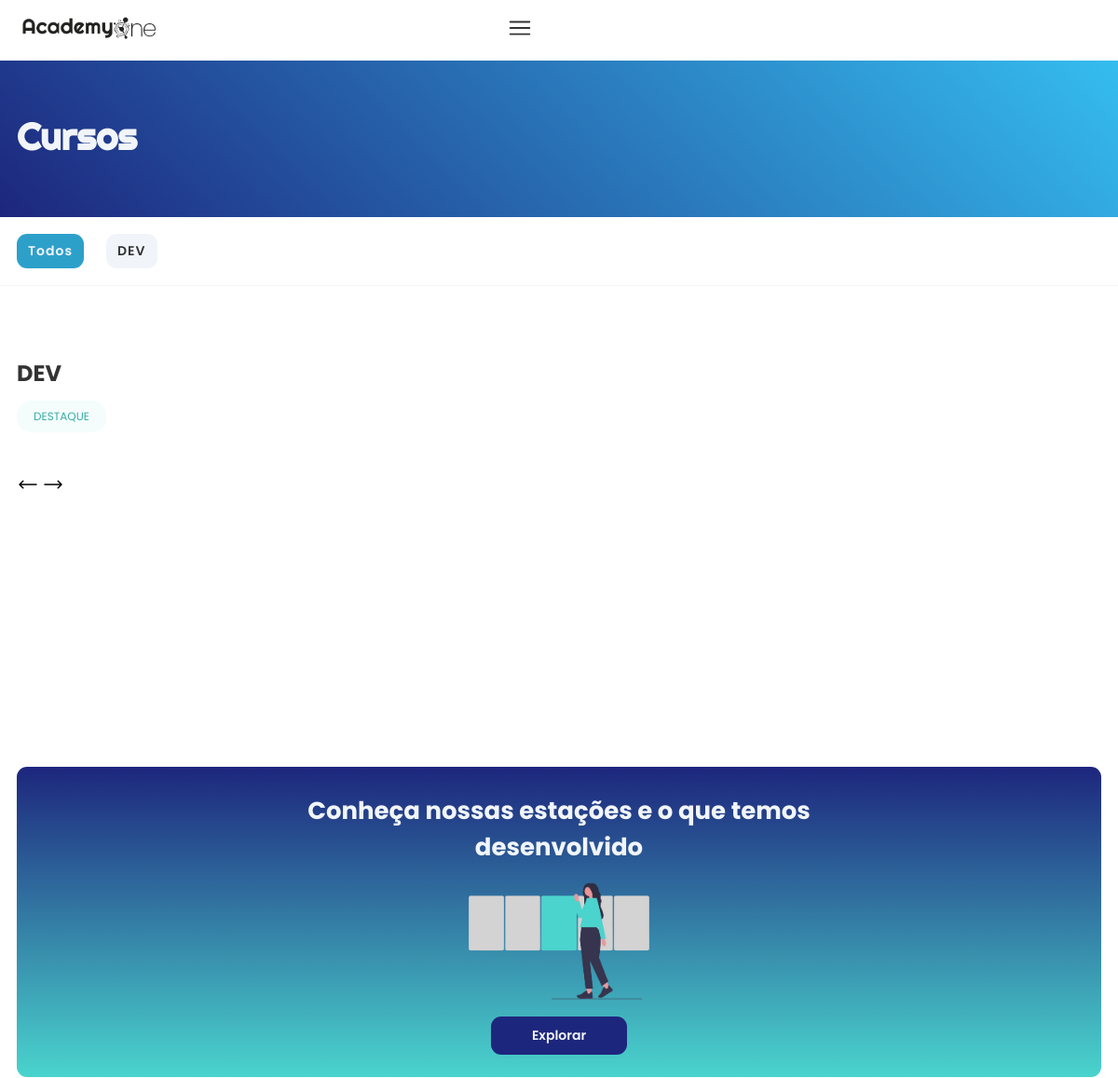
Page /estacoes/cursos/ (upper part) on the earlier database version.
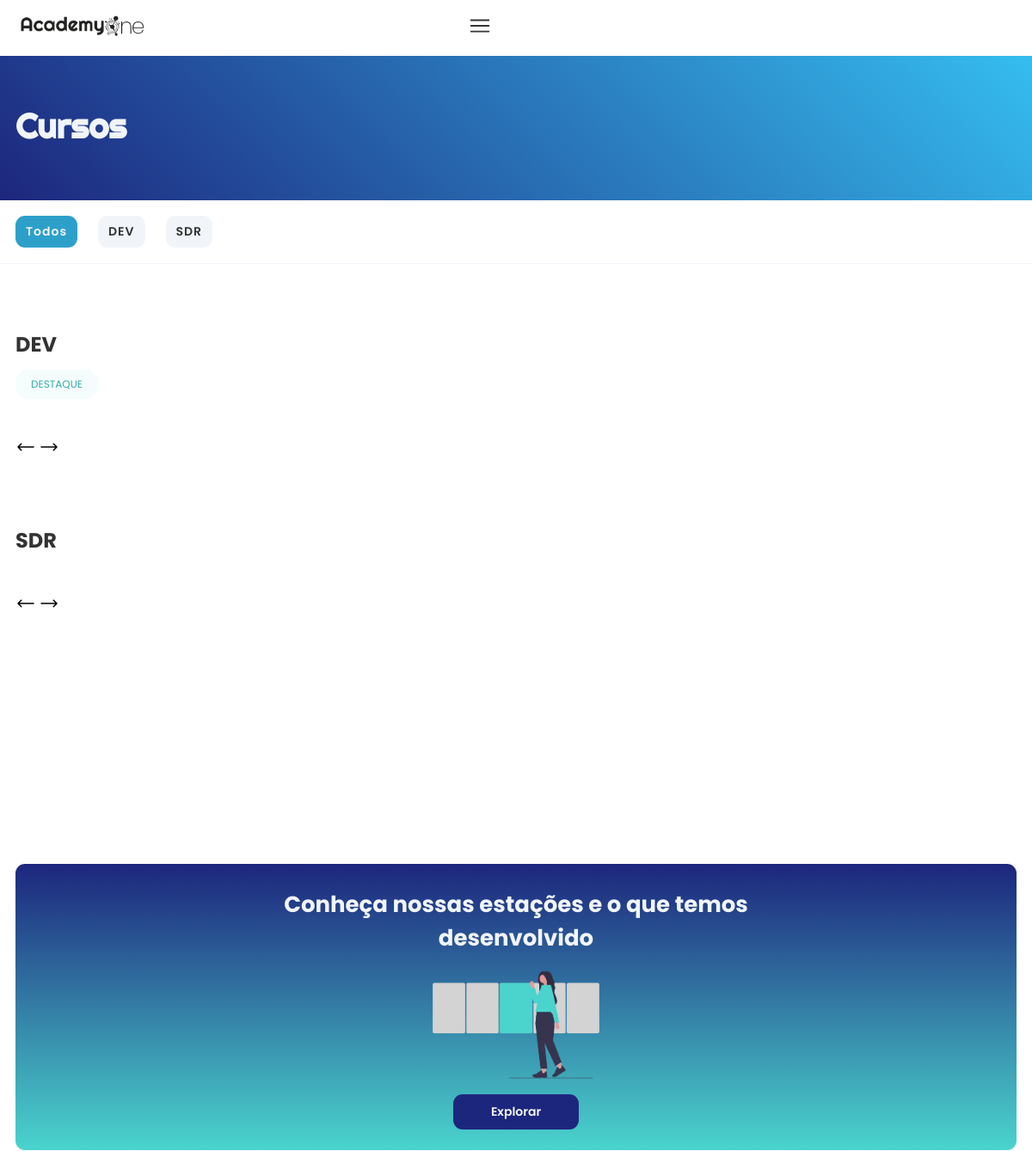
Same page on the later database version.
### estacoes/models.py (models this page shows)
class Estacao(models.Model):
    nome = models.CharField(max_length=100)
    descricao = models.TextField(blank=True, null=True)
    def __str__(self):
        return self.nome

### estacoes/views.py (the view)
# urls.py: path('cursos/', views.curso_list, name='curso_list'),
def cursos(request):
    vars_data = vars(request)
    infos = {}
    estacoes_tags = Estacao.objects.all()
    estacoes = Estacao.objects.all()
    infos['estacoes_tags'] = estacoes_tags
    infos['estacoes'] = estacoes
    print(infos)
    context = {**infos, **vars_data}
    if request.headers.get('x-requested-with') == 'XMLHttpRequest':
        return render(request, 'partials/cursos_list.html', context)
    return render(request, 'cursos.html', context)

### utils/uteis.py (called while the page is built)
def vars(request):
    variaveis = ('user_id', 'error_msg', 'email')
    infos = {}
    for var in variaveis:
        if var in request.session:
            infos[var] = request.session.get(var)
    if 'user_id' in request.session:
        usuario = Usuario.objects.get(id_usuario=infos['user_id'])
        infos['usuario'] = usuario
    infos['perfil'] = FotoPerfil.objects.all()
    return infos

### estacoes/templates/cursos.html (shortened to what this page needs)
{% extends 'base.html' %}
{% load static %}
{% block extra_css %}
    <link rel="stylesheet" href="{% static 'css/cursos.css' %}">
    <link rel="stylesheet" href="{% static 'css/estacoesQueries.css' %}">
{% endblock %}
{% block content %}
<section class="section--cursos">
    <div class="cursos-box">
        <div class="heading-container-wrapper">
            <div class="container heading-container">
                <h1 class="heading-primaria">Cursos</h1>
            </div>
        </div>
        <div class="estacoes-lista-wrapper">
            <ul class="estacoes-lista">
                <a class="estacao-link estacao-link-active" href="{% url 'estacoes:cursos' %}">
                    <li class="estacao-tab ">
                        Todos
                    </li>
                </a>
                {% for estacao_tag in estacoes_tags %}
                    <a class="estacao-link" href="{% url 'estacoes:curso' estacao_nome=estacao_tag.nome %}" data-id="{{ estacao_tag.nome }}">
                        <li class="estacao-tab" id="estacao-tab-{{ estacao_tag.nome }}">
                            {{ estacao_tag.nome }}
                        </li>
                    </a>
                {% endfor %}
            </ul>
        </div>
        <div class="courses">
         {% include 'partials/cursos_list.html' %}
        </div>
    </div>
</section>
<section class="section--cta">
    <div class="cta container">
        <div class="heading-container">
            <h2 class="heading-secundaria">
                Conheça nossas estações e o que temos desenvolvido
            </h2>
        </div>
        <img class="cta-img" src="{% static 'imgs/ilustration-cta.png' %}"/>
        <a class="btn btn--cta" href="{% url 'sobre' %}">Explorar</a>
    </div>
</section>
{% endblock %}

### core/templates/base.html (shortened to what this page needs)
<!DOCTYPE html>
<html lang="pt-BR">
    <head>
    {% load static %}
    {% block extra_css %}
    {% endblock %}
    <link rel="stylesheet" href="{% static 'css/geral.css' %}" />
    <link rel="stylesheet" href="{% static 'css/globalQueries.css' %}" />
</head>
<body>
    <header class="header fixed">
        <div class="dropdown sobre-dropdown">
            <a href="{% url 'home'  %}" class="logo-container">
                <img class="logo" src="{% static  'image/logo.png' %}" alt="logo">
            </a>
            <div class="btns-box">
            <span class="menu-btn--open">
                <svg class="menu-btn" xmlns="http://www.w3.org/2000/svg" fill="none" viewBox="0 0 24 24" stroke-width="1.5" stroke="currentColor">
                    <path stroke-linecap="round" stroke-linejoin="round" d="M3.75 6.75h16.5M3.75 12h16.5m-16.5 5.25h16.5"></path>
                </svg>
            </span>
        </div>
                </div>
    </header>
    <main>
        {% block content %}{% endblock %}
    </main>
</body>
</html>

### estacoes/templates/partials/cursos_list.html (shortened to what this page needs)
{% block content %}
{% for estacao in estacoes %}
        <div class="estacao container">
            <div class="lista">
                <h3 class="estacao-label">{{ estacao.nome }}</h3>
                {% if estacao.nome == "DEV"  %}
                <span class="destaque-label">Destaque</span>
                {% endif %}
                <div id="{{ curso.nome }}">
                    <div class="carousel">
                    <ul class="cursos-lista">
                    </ul>
                    <div class="scroll-controls">
                        <button  class="scroll-btn scroll-left-btn" aria-label="scroll-btn--left" id="scroll-left-button">
                        <svg class="scroll-icon--right" xmlns="http://www.w3.org/2000/svg" fill="none" viewBox="0 0 24 24" stroke-width="1.5" stroke="currentColor" class="size-6">
                            <path stroke-linecap="round" stroke-linejoin="round" d="M6.75 15.75 3 12m0 0 3.75-3.75M3 12h18" />
                        </svg>
                        </button>
                        <button class="scroll-btn scroll-right-btn" aria-label="scroll-btn--right" id="scroll-right-button">
                        <svg class="scroll-icon--left" xmlns="http://www.w3.org/2000/svg" fill="none" viewBox="0 0 24 24" stroke-width="1.5" stroke="currentColor" class="size-6">
                            <path stroke-linecap="round" stroke-linejoin="round" d="M17.25 8.25 21 12m0 0-3.75 3.75M21 12H3" />
                        </svg>
                        </button>
                    </div>
                </div>
            </div>
        </div>
    </div>
{% endfor %}
{% endblock %}

### estacoes/static/css/cursos.css (style rules this page uses)
.section--cursos { padding: 5.6rem 0 9.6rem 0; }
.heading-container-wrapper { background: linear-gradient(45deg, rgb(29, 38, 125), rgb(53, 190, 240)); color: #f1f5f9; padding: 3.8rem 0; }
.estacao-label { font-size: 2.4rem; }
.cursos-box { position: relative; }
.courses { padding: 4.8rem 0; }
.scroll-controls { padding: 1.4rem 0; }
.scroll-controls button { background-color: transparent !important; border: none !important; }
.scroll-icon--right, .scroll-icon--left { width: 24px; height: 24px; }
.scroll-btn { z-index: 999; padding: 1rem 0; background: linear-gradient(90deg, #00000000, #ffffffa9); border: none; }
.estacoes-lista-wrapper { position: sticky; top: 55px; background-color: #FFF; z-index: 1000; list-style: none; width: 100%; padding: 1.8rem; margin: 0; border-bottom: 1px solid #f1f5f9; margin: 0 auto; }
.estacoes-lista { overflow-x: scroll; list-style: none; display: flex; width: 100%; align-items: center; gap: 2.4rem; scrollbar-width: none; }
.destaque-label { display: inline-block; background-color: #4ad4cd0f; font-size: 1.2rem; text-transform: uppercase; color:#38aca6; padding: 0.8rem 1.8rem; border-radius: 15px; margin-top: 1.2rem; }
.estacao-link { cursor: pointer; display: inline-block; background-color: #f1f5f9; color: #969696 ; font-size: 1.2rem; white-space: nowrap; font-weight: 600; letter-spacing: 0.1rem; border-radius: 11px; padding: 0.8rem 1.2rem; text-decoration: none; color: inherit; transition: 0.15s all; }
.estacao-link-active { background-color: #2da0ca; color: #F1F5F9; }
.cursos-lista { z-index: 1000; padding-top: 2rem; list-style: none; display: grid; grid-auto-flow: column; grid-template-columns: min-content; justify-items: start; column-gap: 2.4rem; overflow-x: scroll; scrollbar-width: none; }
.section--cta { padding: 9.6rem 1.8rem; }
.cta { border-radius: 11px; padding: 2.4rem 3.2rem; display: grid; background: linear-gradient(180deg, #1D267D ,#4AD4CD); }
.cta .heading-container { max-width: 75%; justify-content: center; justify-self: center; text-align: center; color: #f1f5f9; }
.cta-img { max-width: 25rem; justify-self: center; }
.btn--cta { color: #f1f5f9; background-color: #1D267D; }

### estacoes/static/css/estacoesQueries.css (style rules this page uses)
@media (min-width: 48em) { .estacoes-lista { scrollbar-width: none; } }
@media (min-width: 48em) { .estacao-link { font-size: 1.4rem; } }
@media (min-width: 48em) { .cta .btn--cta { justify-self: center; padding: 1rem 4.4rem } }
@media (min-width: 64em) { .estacoes-lista-wrapper { margin : 0 auto; max-width: 130rem; } }
@media (min-width: 64em) { .cursos-lista { grid-template-columns: auto; justify-items: start; column-gap: 2.8rem; overflow-x: scroll; scrollbar-width: none; } }
@media (min-width: 64em) { .cta .heading-secundaria { max-width: 85%; } }

### usuarios/static/css/geral.css (style rules this page uses)
* { margin: 0; padding: 0; box-sizing: border-box; }
html { font-size: 62.5%; }
body { font-family: 'Poppins'; color: #333333; }
h1 { font-family: 'Righteous'; font-size: 4rem; }
.heading-secundaria { font-size: 2.6rem; }
.heading-container { display: flex; justify-content: space-between; align-items: center; }
.container { margin: 0 auto; max-width: 130rem; padding: 2.8rem 1.8rem 2.4rem 1.8rem; }
.fixed { z-index: 9999; background-color: #fff; position: fixed; width: 100%; }
.header { padding: 1.2rem 2.4rem 1.2rem 2.4rem; }
.logo-container { max-width: 144px; height: auto; text-align: start; }
.logo-container img { max-width: 100%; }
.btn { cursor: pointer; display: inline-block; border: none; border-radius: 11px; padding: 1rem 1.2rem; text-decoration: none; font-size: 1.4rem; font-weight: 600; text-align: center; }
.dropdown { z-index: 9999; position: absolute; right: 0; width: 100%; height: 100vh; background-color: #fff; padding: 1.2rem 2.4rem; color: inherit; opacity: 100; transition: 0.5s all; }
.dropdown .logo-container { display: none; }
.dropdown .btns-box { display: flex; flex-direction: column; align-items: stretch; padding: 2.4rem 0; }
.btns-box { display: flex; align-items: center; gap: 1.2rem; }
.menu-btn { color: inherit; width: 30px; height: 30px; transition: 0.3s all; }
.menu-btn--open { display: block; }

### usuarios/static/css/globalQueries.css (style rules this page uses)
@media (min-width: 64em) { .dropdown { z-index: 9999; position: fixed; top: 0; left: 0; width: 100%; height: auto; padding: 1.2rem 2.4rem; opacity: 100; display: flex; align-items: center; gap: 2.4rem; transition: 0.5s all; } }
@media (min-width: 64em) { .dropdown .logo-container { display: block; } }
@media (min-width: 64em) { .dropdown .btns-box { margin-left: auto; flex-direction: row; align-items: stretch; padding: 0; } }

Differences in the rows shown:
added Estacao: nome "SDR"
